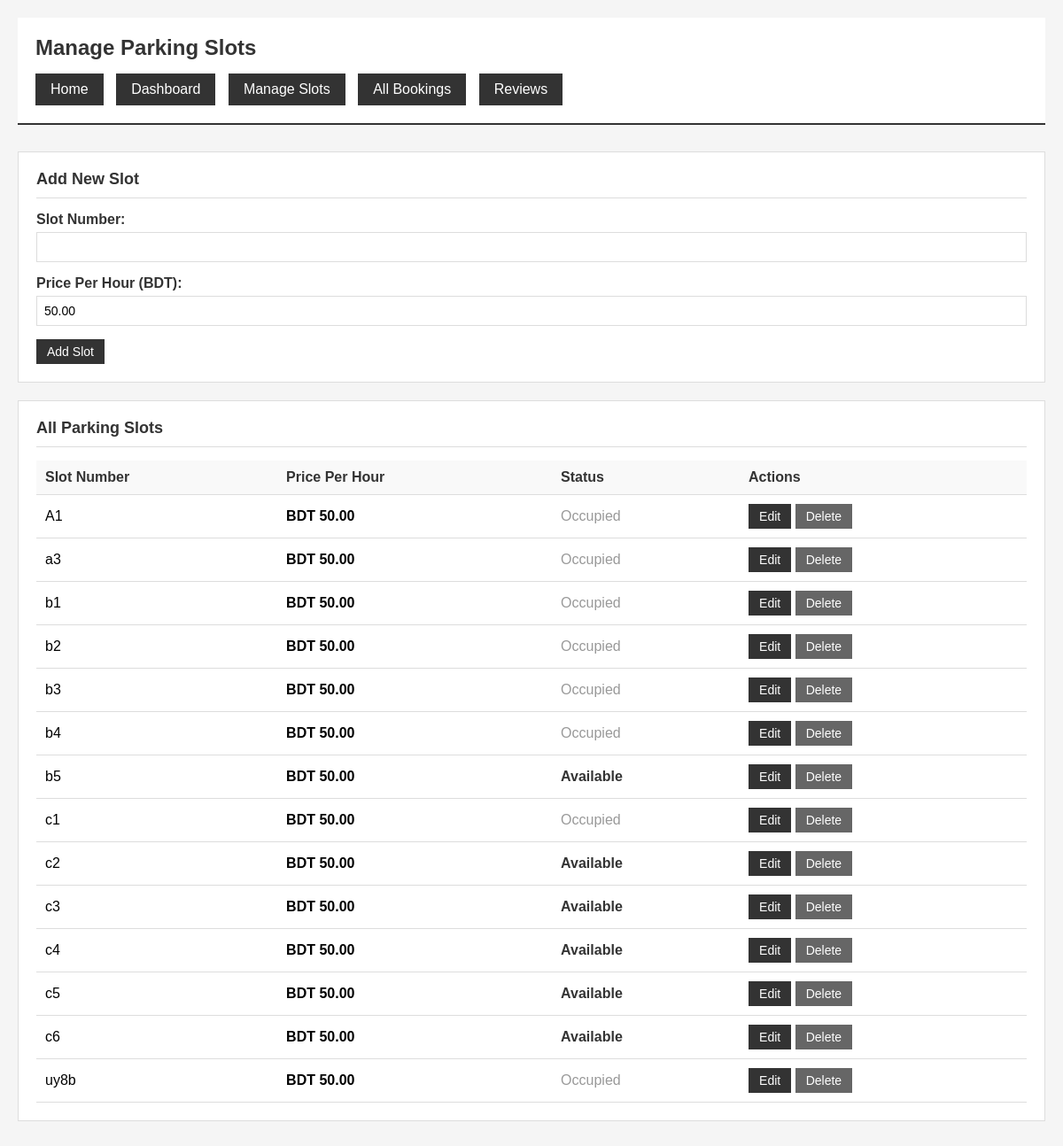
The page /admin-portal/slots/ (signed in) on the database as committed earlier.
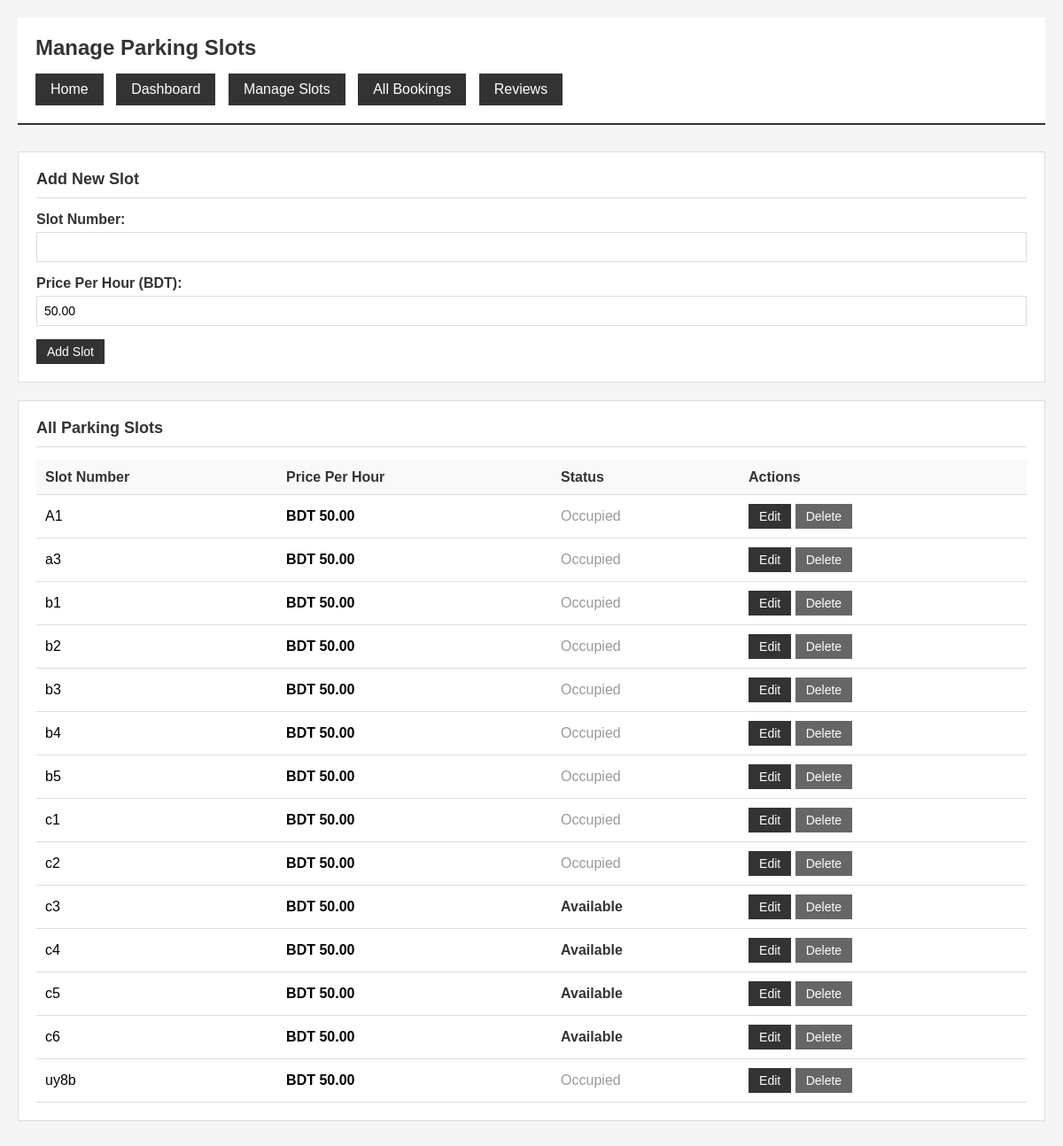
The same page on the database as committed later.
### parking/models.py (models this page shows, shortened)
class ParkingSlot(models.Model):
    slot_number = models.CharField(max_length=10)
    is_available = models.BooleanField(default=True)
    price_per_hour = models.DecimalField(max_digits=10, decimal_places=2, default=50.00)

### parking/views.py (the view)
# urls.py: path('admin-portal/slots/', views.manage_slots, name='manage_slots'),
@staff_member_required
def manage_slots(request):
    slots = ParkingSlot.objects.all().order_by('slot_number')
    return render(request, 'manage_slots.html', {'slots': slots})

### templates/manage_slots.html (shortened to what this page needs)
<!DOCTYPE html>
<html lang="en">
<head>
</head>
<body>
    <div class="header">
        <h1>Manage Parking Slots</h1>
        <div class="nav">
            <a href="/">Home</a>
            <a href="/admin-portal/">Dashboard</a>
            <a href="/admin-portal/slots/">Manage Slots</a>
            <a href="/admin-portal/bookings/">All Bookings</a>
            <a href="/reviews/all/">Reviews</a>
        </div>
    </div>
    <div class="container">
        <div class="section">
            <h2>Add New Slot</h2>
            <form method="POST" action="/admin-portal/slots/add/">
                <div class="form-group">
                    <label>Slot Number:</label>
                    <input type="text" name="slot_number" required>
                </div>
                <div class="form-group">
                    <label>Price Per Hour (BDT):</label>
                    <input type="number" name="price_per_hour" step="0.01" value="50.00" required>
                </div>
                <button type="submit" class="btn">Add Slot</button>
            </form>
        </div>
        <div class="section">
            <h2>All Parking Slots</h2>
            <table>
                <thead>
                    <tr>
                        <th>Slot Number</th>
                        <th>Price Per Hour</th>
                        <th>Status</th>
                        <th>Actions</th>
                    </tr>
                </thead>
                <tbody>
                    {% for slot in slots %}
                    <tr>
                        <td>{{ slot.slot_number }}</td>
                        <td><strong>BDT {{ slot.price_per_hour }}</strong></td>
                        <td class="{% if slot.is_available %}status-available{% else %}status-occupied{% endif %}">
                            {% if slot.is_available %}Available{% else %}Occupied{% endif %}
                        </td>
                        <td>
                            <a href="/admin-portal/slots/edit/{{ slot.id }}/" class="btn" style="text-decoration: none; display: inline-block;">Edit</a>
                            <form method="POST" action="/admin-portal/slots/delete/{{ slot.id }}/" style="display: inline;">
                                <button type="submit" class="btn btn-danger" onclick="return confirm('Delete this slot?')">Delete</button>
                            </form>
                        </td>
                    </tr>
                    {% endfor %}
                </tbody>
            </table>
        </div>
    </div>
</body>
</html>

Rows that differ between the two databases and show on the page:
changed ParkingSlot (number 7 of 14 on the later page): is_available "Available" → "Occupied"
changed ParkingSlot (number 9 of 14 on the later page): is_available "Available" → "Occupied"
